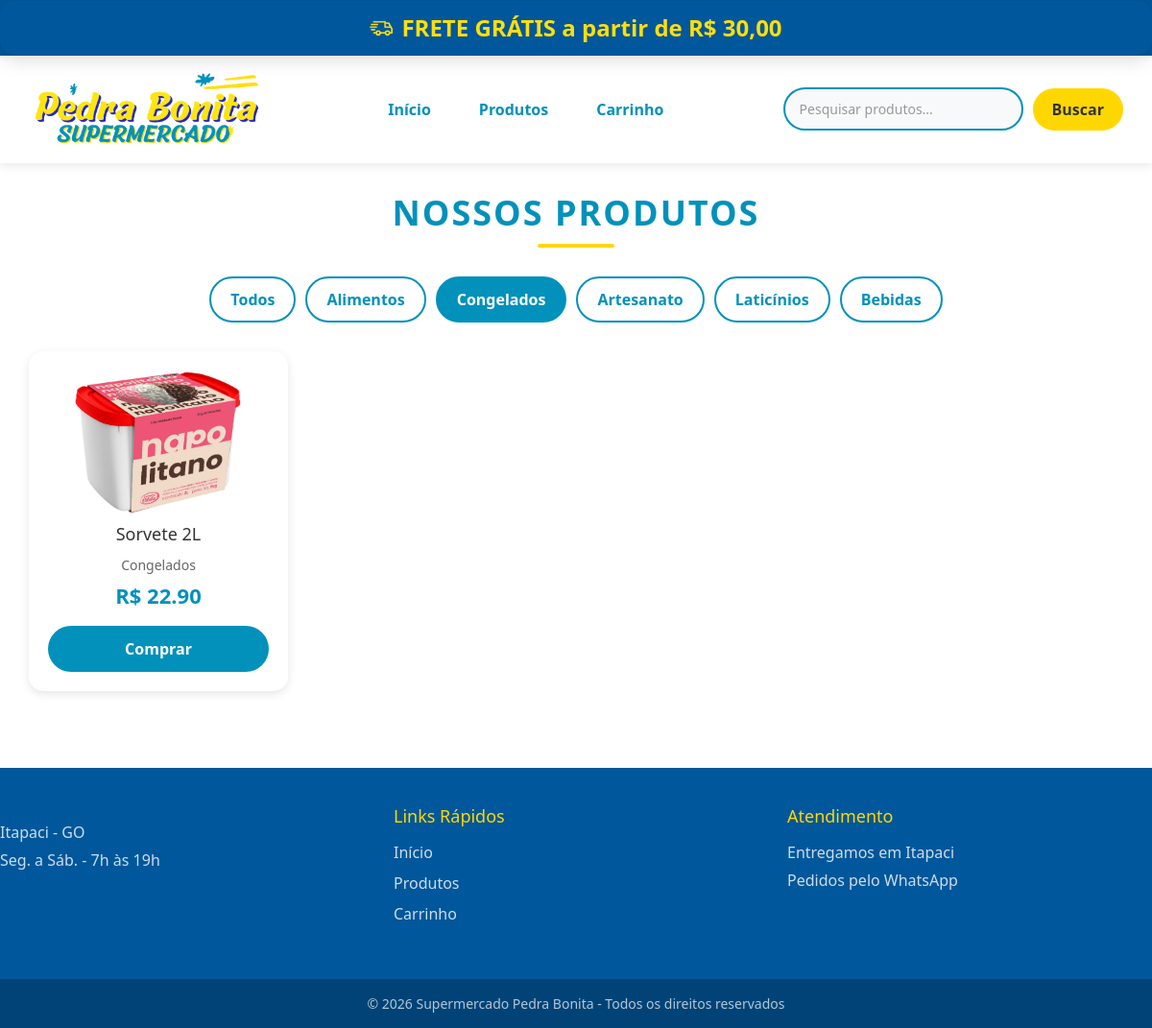
The page /produtos?categoria=Congelados on the database its author committed.
### supermercadopedrabonita/models.py (models this page shows, shortened)
class Produto(db.Model):
    id = db.Column(db.Integer, primary_key=True)
    nome = db.Column(db.String(100), nullable=False)
    preco = db.Column(db.Float, nullable=False)
    descricao = db.Column(db.Text)
    categoria = db.Column(db.String(50))
    disponivel = db.Column(db.Boolean, default=True)
    data_criacao = db.Column(db.DateTime, default=datetime.utcnow)
    imagem_url = db.Column(db.String(200))

### supermercadopedrabonita/routes.py (the view, shortened to what this page needs)
@app.route('/produtos')
def produtos():
    categoria = request.args.get('categoria', 'todos')
    busca = request.args.get('q', '')
    if categoria == 'todos':
        lista_produtos = Produto.query.all()
    else:
        lista_produtos = Produto.query.filter_by(categoria=categoria).all()
    categorias = db.session.query(Produto.categoria).distinct().all()
    return render_template('produtos.html',
                         produtos=lista_produtos,
                         categorias=categorias,
                         categoria_atual=categoria,
                         busca=busca)

### supermercadopedrabonita/templates/produtos.html (shortened to what this page needs)
{% extends "base.html" %}
{% block conteudo %}
<div class="produtos-container">
    <h2>Nossos Produtos</h2>
    <div class="filtros">
        <a href="{{ url_for('produtos') }}"
           class="filtro-btn {% if categoria_atual == 'todos' %}ativo{% endif %}">
            Todos
        </a>
        {% for cat in categorias %}
        <a href="{{ url_for('produtos', categoria=cat[0]) }}"
           class="filtro-btn {% if categoria_atual == cat[0] %}ativo{% endif %}">
            {{ cat[0] }}
        </a>
        {% endfor %}
    </div>
    <div class="produtos-grid">
        {% for produto in produtos %}
        <div class="produto-card">
            <img src="{{ url_for('static', filename=produto.imagem_url) }}"
                 alt="{{ produto.nome }}"
                 class="produto-img">
            <h3>{{ produto.nome }}</h3>
            <p class="categoria">{{ produto.categoria }}</p>
            <p class="preco">R$ {{ "%.2f"|format(produto.preco) }}</p>
            <a href="{{ url_for('adicionar_carrinho', produto_id=produto.id) }}" class="btn-comprar">
            Comprar
            </a>
        </div>
        {% endfor %}
    </div>
</div>
{% endblock %}

### supermercadopedrabonita/static/css/style.css (style rules this page uses)
* { margin: 0; padding: 0; box-sizing: border-box; }
.produto-card { background: #fff; border-radius: 15px; padding: 20px; text-align: center; box-shadow: 0 3px 10px rgba(0,0,0,0.1); transition: 0.3s; }
.produto-img { width: 100%; height: 150px; object-fit: contain; border-radius: 10px; margin-bottom: 10px; }
.produto-card h3 { color: #333; margin-bottom: 10px; font-size: 18px; }
.preco { font-size: 22px; font-weight: bold; color: #0191bb; margin-bottom: 15px; }
.btn-comprar { display: block; background: #0191bb; color: #fff; border: none; padding: 12px 25px; border-radius: 25px; cursor: pointer; font-weight: bold; font-size: 16px; width: 100%; text-align: center; text-decoration: none; transition: 0.3s; }
.produtos-container { width: 95%; max-width: 1600px; margin: auto; padding: 30px 0; }
.produtos-container h2 { color: #0191bb; text-align: center; margin-bottom: 30px; font-size: 36px; font-weight: 800; text-transform: uppercase; letter-spacing: 2px; position: relative; padding-bottom: 15px; }
.produtos-container h2::after { content: ''; position: absolute; bottom: 0; left: 50%; transform: translateX(-50%); width: 80px; height: 4px; background: #ffd700; border-radius: 2px; }
.filtros { display: flex; gap: 10px; justify-content: center; margin-bottom: 30px; flex-wrap: wrap; }
.filtro-btn { padding: 10px 20px; background: #fff; color: #0191bb; text-decoration: none; border-radius: 25px; font-weight: bold; border: 2px solid #0191bb; transition: 0.3s; }
.filtro-btn.ativo { background: #0191bb; color: #fff; }
.produtos-grid { display: grid; grid-template-columns: repeat(4, 1fr); gap: 20px; }
.categoria { color: #666; font-size: 14px; margin: 5px 0; }

### rows shown on the page
Produto: categoria "Artesanato"
Produto: categoria "Laticínios"
Produto: categoria "Bebidas"
Produto: imagem_url (picture), nome "Sorvete 2L", categoria "Congelados", preco "22.90"

### other values the page prints
{{ cat[0] }} "Alimentos" "Congelados"
